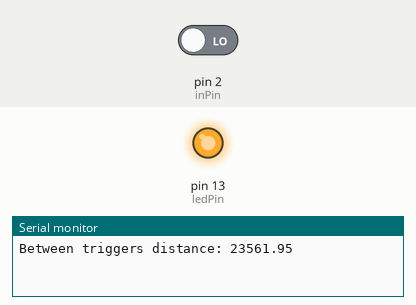
Recording of a sketch running on a simulated Arduino Uno, built with avr-gcc and run on an emulated ATmega328P. Shown: output pins drawn as LEDs (lit = HIGH), the last lines printed to the serial monitor. Inputs (shaded band) come from the test bench; at power-on: pin 2 (inPin) LOW.

Above: at 1.2 s.
1.3 s: pin 2 (inPin) driven HIGH
At 2.2 s:
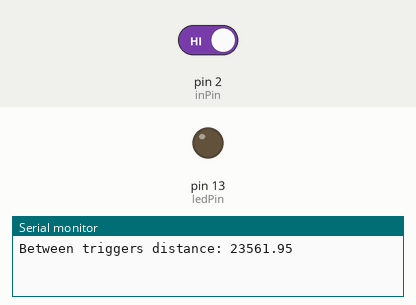
2.8 s: pin 2 (inPin) driven LOW
At 3.4 s:
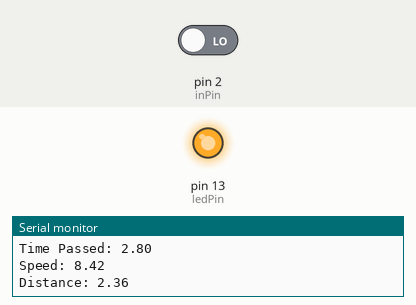
Timing chart, 0 to 5.8 s (numbered marks = the images above; inputs shaded):
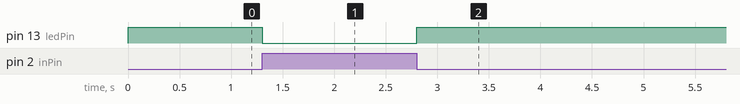

Measured:
- after the input at 1.3 s, pin 13 (ledPin): HIGH → LOW at once
- after the input at 2.8 s, pin 13 (ledPin): LOW → HIGH at once

The sketch:

Tachometer.ino
```cpp
int inPin = 2;
int ledPin = LED_BUILTIN;

bool triggerState = false;
unsigned long lastTriggerTime = 0;

const float diametreSantimatres = 3;
const int triggersCount = 8;

const float milisecondsInOneSecond = 1000;
const float nanometresInOneCantimetre = 10000;
const float betweenTriggersDistanceInNanometres = (nanometresInOneCantimetre * diametreSantimatres * PI * 2) / triggersCount;

float totalDistance = 0;

// the setup function runs once when you press reset or power the board
void setup() {
  pinMode(inPin, INPUT);
  pinMode(ledPin, OUTPUT);

  triggerState = !(bool)digitalRead(inPin);
  lastTriggerTime = millis();

  // initialize serial:
  Serial.begin(9600);

  Serial.print("Between triggers distance: ");
  Serial.println(betweenTriggersDistanceInNanometres);
  Serial.println();
}

// the loop function runs over and over again forever
void loop() {
    bool newTriggerState = !(bool)digitalRead(inPin);

    if(newTriggerState != triggerState) {
        triggerState = newTriggerState;

        if(newTriggerState) {
          totalDistance = totalDistance + (float)betweenTriggersDistanceInNanometres;

          unsigned long newTriggerTime = millis();

          float timePassed = newTriggerTime - lastTriggerTime;
          float currentSpeed = betweenTriggersDistanceInNanometres / timePassed;
          float currentSpeedCantimetresPerSecond = (currentSpeed / nanometresInOneCantimetre) * milisecondsInOneSecond;
          float timePassedInSeconds = timePassed / milisecondsInOneSecond;

          Serial.print("Time Passed: ");
          Serial.println(timePassedInSeconds);
          Serial.print("Speed: ");
          Serial.println(currentSpeed);
          Serial.print("Distance: ");
          Serial.println(totalDistance / (float) nanometresInOneCantimetre);
          Serial.println();

          lastTriggerTime = newTriggerTime;
        }
    }

    digitalWrite(ledPin, newTriggerState);
}
```
